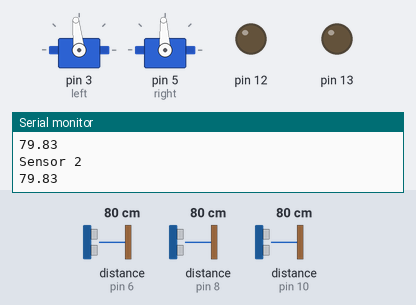
A sketch run on a simulated Arduino Uno, built with avr-gcc and run on an emulated ATmega328P. Shown: 2 × servo, output pins drawn as LEDs (lit = HIGH), the last lines printed to the serial monitor. Wiring (inferred from the names in the program): 3 × ultrasonic range finder: trigger pin 7, echo pin 6 / trigger pin 9, echo pin 8 / trigger pin 11, echo pin 10. Inputs (shaded band) come from the test bench; at power-on: distance to the obstacle (sensors on pin 8, pin 6, pin 10) 80 cm. The echo pulse lasts 58.3 µs per cm; pins used as bus, display or sensor lines are not drawn.

Above: at 4.2 s.
4.3 s: distance to the obstacle (sensor on pin 8) set to 2 cm
At 5.1 s:
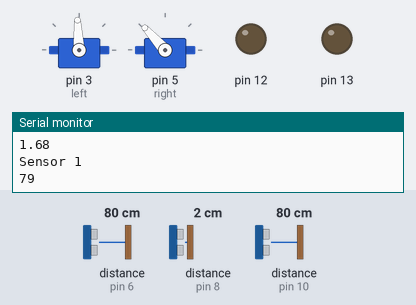
10.4 s: distance to the obstacle (sensor on pin 8) set to 18 cm
13.9 s: distance to the obstacle (sensor on pin 6) set to 12 cm
At 15.9 s:
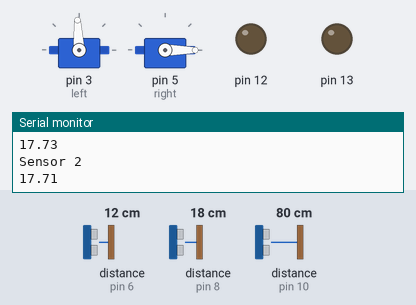
17.4 s: distance to the obstacle (sensor on pin 6) set to 9 cm
19.3 s: distance to the obstacle (sensor on pin 10) set to 11 cm
21.0 s: distance to the obstacle (sensor on pin 10) set to 8 cm
At 23.1 s:
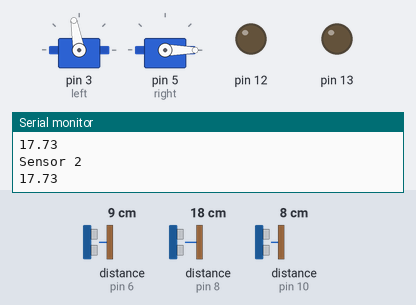
Timing chart, 0 to 26.8 s (numbered marks = the images above; inputs shaded):
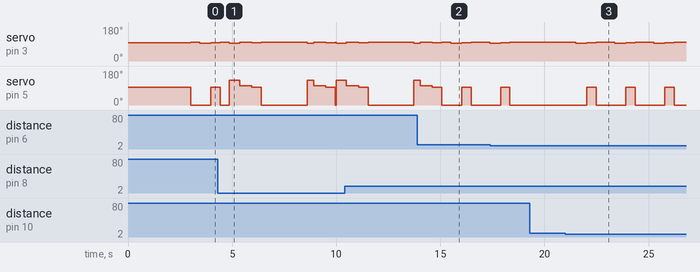

The sketch:

Code_Arduino_NEW.ino
```cpp
#include <Servo.h>
#define trigPin1 7
#define echoPin1 6
#define trigPin2 11
#define echoPin2 10
#define trigPin3 9
#define echoPin3 8
Servo left;
Servo right;

void setup() {
 Serial.begin (9600);
 pinMode(trigPin1, OUTPUT);
 pinMode(echoPin1, INPUT);
 pinMode(trigPin2, OUTPUT);
 pinMode(echoPin2, INPUT);
 pinMode(trigPin3, OUTPUT);
 pinMode(echoPin3, INPUT);
 pinMode(12,OUTPUT);
 pinMode(13,OUTPUT);
 left.attach(3);
 right.attach(5);
 Stop();
 delay(3000);

}

void loop() {

 if(sensor0() >= 10 || sensor1() < 9){ //geen muur of geen afgrond voor.

  if(sensor2() <= 13){ //muur links.
   center();
  }

  else if(sensor2() > 13){ //geen muur links.
    vooruit();
    delay(430);
    turnLeft();
    vooruit();
    delay(430);
  }
}

 if((sensor0() < 10 && sensor0() > 0 || sensor1() >= 9) && sensor2() <= 13 ){ //muur of afgrond en muur links.
    int i = 0;
    if(sensor1() >= 9) { //indien afgrond ga eerst achteruit.
      achteruit();
      delay(500);
      i=1;
    }
   turnRight();

   if (sensor0() > 8){ //rij tegen de muur aan die aan de rechterkant van de greppel staat.
    vooruit();
    delay(200);
    if(i == 1){
      slideR();
      delay(2000);
      achteruit();
      delay(300);
      turnRight();
      i = 0;
    }
   }
    else if(sensor0() <= 8){ //indien de robot bij de muur is gekomen, draai nog een keer rechts.
      turnRight();
   }
 }
}

int sensor0(){
  int duration, distance;
  digitalWrite(trigPin1, LOW);
  delayMicroseconds(2);
  digitalWrite(trigPin1, HIGH);
  delayMicroseconds(10);
  digitalWrite(trigPin1, LOW);
  duration = pulseIn(echoPin1, HIGH);
  distance = (duration/2) / 29.1;
  Serial.println("Sensor 0");
  //Serial.println(distance);
  if(distance < 0){ //indien distance negatief is.
    distance = 13;
  }
    Serial.println(distance);
    return distance;
}

int sensor1(){
  int duration, distance;
  digitalWrite(trigPin2, LOW);
  delayMicroseconds(2);
  digitalWrite(trigPin2, HIGH);
  delayMicroseconds(10);
  digitalWrite(trigPin2, LOW);
  duration = pulseIn(echoPin2, HIGH);
  distance = (duration/2) / 29.1;
  Serial.println("Sensor 1");
  Serial.println(distance);
  if(distance < 0){ //indien distance negatief is.
    distance = 10;
  }
    return distance;
}


double sensor2(){
  double duration, distance;
  digitalWrite(trigPin3, LOW);
  delayMicroseconds(2);
  digitalWrite(trigPin3, HIGH);
  delayMicroseconds(10);
  digitalWrite(trigPin3, LOW);
  duration = pulseIn(echoPin3, HIGH);
  distance = (duration/2) / 29.1;
  Serial.println("Sensor 2");
  Serial.println(distance);
  if(distance < 0){ //indien distance negatief is.
    distance = 0;
  }
    return distance;
}

void vooruit(){
 left.writeMicroseconds(1570);
 right.writeMicroseconds(0);
}
void Stop(){
 left.writeMicroseconds(1532);
 right.writeMicroseconds(1505);
}
void achteruit(){
 left.writeMicroseconds(1500);
 right.writeMicroseconds(1900);
}

void turnRight(){
 left.writeMicroseconds(1570);
 right.writeMicroseconds(1590);
 delay(585);
 left.writeMicroseconds(1532);
 right.writeMicroseconds(1505);
 delay(450);
}

void turnLeft(){
 left.writeMicroseconds(1500);
 right.writeMicroseconds(0);
 delay(525);
 left.writeMicroseconds(1532);
 right.writeMicroseconds(1505);
 delay(450);
}

void checkDL(){
 left.writeMicroseconds(1550);
 right.writeMicroseconds(40);
}

void checkDR(){
 left.writeMicroseconds(1580);
 right.writeMicroseconds(300);
}

void slideR(){
 left.writeMicroseconds(1580);
 right.writeMicroseconds(200);
}
void center(){
    if(sensor2() < 7){
      checkDR();
    }
    else if(sensor2() >= 7){
      checkDL();
    }
}
```

Measured:
- the behaviour switches between 10 and 9 cm on distance to the obstacle (sensor on pin 10) (found by bisection; images 2 and 3)
- after the input at 21.0 s, servo on pin 3 (left): 100° → 93° after 0.50 s, then repeats every 1.9 s: 96° 0.45 s, 100° 0.90 s, 93° 0.53 s; servo on pin 5 (right): alternates 93° for 0.45 s and 0° for 1.4 s, starting after 1.0 s
